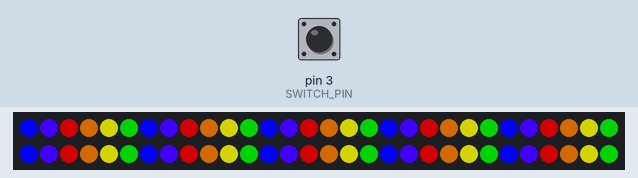
The sketch below on a simulated Arduino Uno, built with avr-gcc and run on an emulated ATmega328P. On the bench: 60 RGB LEDs in strip order, left to right, continuing on the next row. The test bench sets the inputs (shaded band); at power-on: pin 3 (SWITCH_PIN) HIGH.

Above: at 1.26 s.
1.3 s: pin 3 (SWITCH_PIN) pulled LOW for 0.15 s
At 2.3 s:
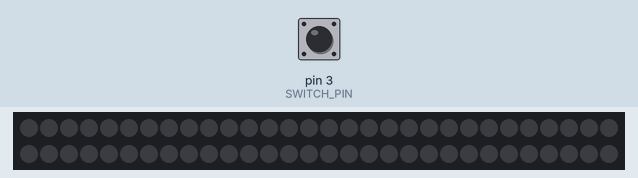
2.9 s: pin 3 (SWITCH_PIN) pulled LOW for 1 s
At 4.09 s:
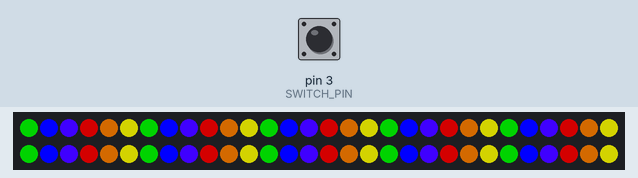
4.5 s: pin 3 (SWITCH_PIN) pulled LOW for 3.2 s
At 8.9 s:
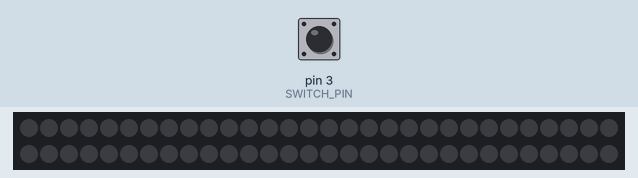

Measured:
- after the input at 1.3 s, the LEDs: first differ from a run without the input after 0.15 s (image 1)
- after the input at 2.9 s, the LEDs: first change after 1.2 s (image 2 shows a later state)

The sketch:

face.ino
```cpp
// (licence header left out)
#include <Adafruit_NeoPixel.h>
#include <avr/power.h>

// Which pin on the Arduino is connected to the NeoPixels?
#define OUT_PIN      0

#define POT_PIN      1

#define SWITCH_PIN   3

#define SLEEP_DELAY  200

// How many NeoPixels are attached to the Arduino?
#define NUMPIXELS      60
#define LAST           NUMPIXELS-1

Adafruit_NeoPixel pixels = Adafruit_NeoPixel(NUMPIXELS, OUT_PIN, NEO_GRB + NEO_KHZ800);

int delayval = 10;
double rise = 0.07;
double fall = 0.02;
double dropoff = 0.25;
double minLevel = 0.15;
int choose = 120;
double potMax = 850;

int chaseState = 0;

double levels [NUMPIXELS];
double goals [NUMPIXELS];

boolean hasBeenPressed = false;
int previousButton;

boolean on = true;

void setup() {
  if(F_CPU == 16000000) clock_prescale_set(clock_div_1);

  pixels.begin(); // This initializes the NeoPixel library.

  pinMode(SWITCH_PIN, INPUT_PULLUP);

  for(int i=0; i<NUMPIXELS; i++) {
    levels[i] = 0;
    goals[i] = 1;
  }
}

uint32_t rgb(uint8_t r, uint8_t g, uint8_t b) {
  return ((uint32_t)r << 16) | ((uint32_t)g <<  8) | b;
}

void chase() {

  if (chaseState >= 6 * 3) {
    chaseState = 0;
  }

  uint32_t color;
  for (int i=0; i < NUMPIXELS; i++) {
    int offset = (i + (chaseState/3)) % 6;
    switch (offset) {
    case 0:
      color = rgb(127, 0, 0);
      break;
    case 1:
      color = rgb(127, 63, 0);
      break;
    case 2:
      color = rgb(127, 127, 0);
      break;
    case 3:
      color = rgb(0, 127, 0);
      break;
    case 4:
      color = rgb(0, 0, 255);
      break;
    case 5:
      color = rgb(63, 0, 255);
      break;
    }

    pixels.setPixelColor(i, color);
  }

  chaseState++;

}


boolean buttonPressed() {
  boolean pressed = false;

  int button = digitalRead(SWITCH_PIN);

  //If we detected a button press last cycle  and it's still pressed, go for it!
  if (hasBeenPressed && button == HIGH) {
    pressed = true;
    //Reset the watcher
    hasBeenPressed = false;
  }

  //The button just went down. Don't do anything until we've confirmed it's still down next cycle.
  if (button == LOW && previousButton == HIGH) {
    hasBeenPressed = true;
  }

  previousButton = button;

  return pressed;
}

void loop() {

  if (buttonPressed()) {
    on = !on;

    if (!on) {
      pixels.setBrightness(0);
      pixels.show();
    }
  }

  if (!on) {
    delay(SLEEP_DELAY);
    return;
  }

  pixels.setBrightness(255);

  chase();

  pixels.show(); // This sends the updated pixel color to the hardware.

  delay(delayval); // Delay for a period of time (in milliseconds).
}
```
